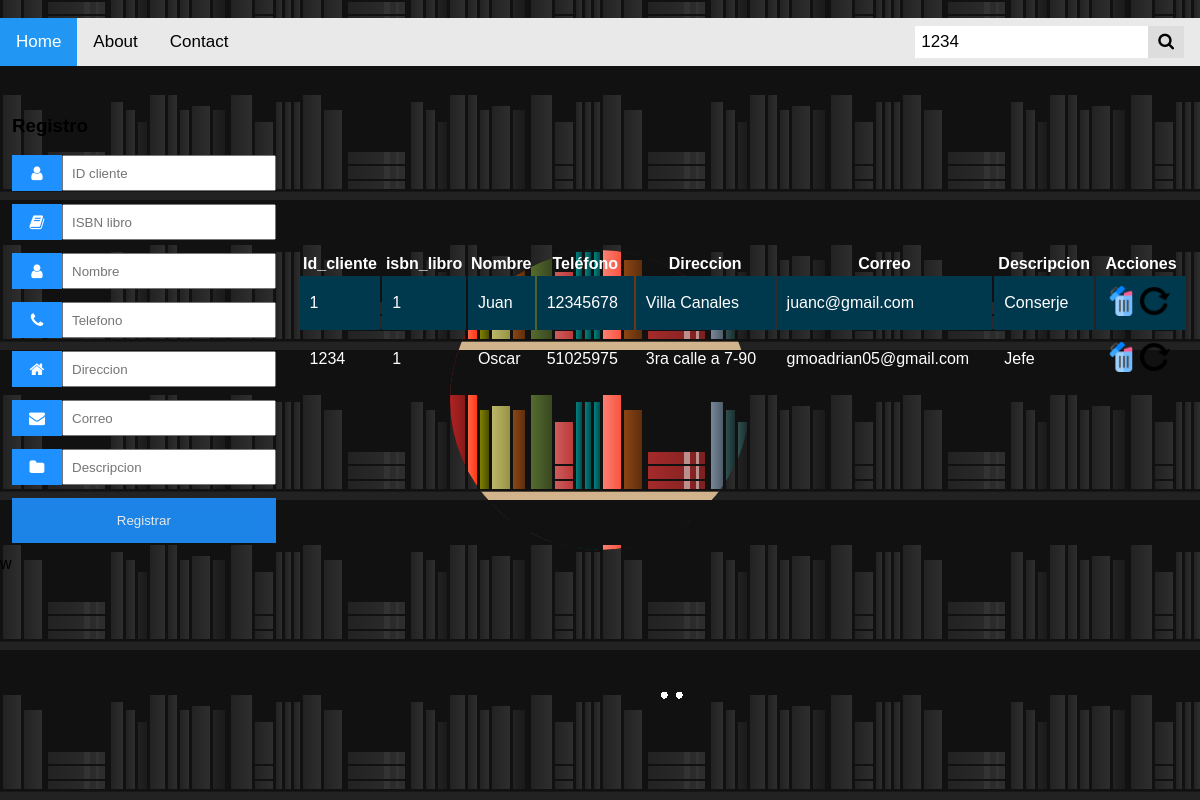
Screenshot of /buscar.php?busqueda1=1234 with the database file from the repository.
### tables this page shows
CREATE TABLE `cliente` (
  `cliente_id` int(11) NOT NULL,
  `isbn_libro` int(11) DEFAULT NULL,
  `nombre` varchar(250) DEFAULT NULL,
  `telefono` int(11) DEFAULT NULL,
  `direccion` varchar(250) DEFAULT NULL,
  `correo_electronico` varchar(250) DEFAULT NULL,
  `descrpcion` varchar(250) DEFAULT NULL
);

### buscar.php (the view, shortened to what this page needs)
<!DOCTYPE html>
<html lang="en">
<head>
    <link rel="stylesheet" href="style.css">
    <link rel="stylesheet" href="https://cdnjs.cloudflare.com/ajax/libs/font-awesome/4.7.0/css/font-awesome.min.css">
</head>
<body>
<div class="background"></div><br>
    <?php
    if (isset($_REQUEST['busqueda1'])) {
    $busqueda1=$_REQUEST['busqueda1'];
    {?>
<div class="topnav">
  <a class="active" href="#home">Home</a>
  <a href="#about">About</a>
  <a href="#contact">Contact</a>
  <div class="search-container">
    <form action="buscar.php" method="GET">
      <input type="text" placeholder="Buscar.." name="busqueda1" value="<?php echo $busqueda1 ?>">
      <button type="submit"><i class="fa fa-search"></i></button>
    </form>
  </div>
</div>
<br>
<table>
<tr>
<td>
<form action="insertar.php" method="POST" style="max-width:500px;margin:auto">
  <h3>Registro</h3>
  <div class="input-container">
    <i class="fa fa-user icon"></i>
    <input class="input-field" type="text" placeholder="ID cliente" name="id">
  </div>
  <div class="input-container">
    <i class="fa fa-book icon"></i>
    <input class="input-field" type="text" placeholder="ISBN libro" name="isbn">
  </div>
  <div class="input-container">
    <i class="fa fa-user icon"></i>
    <input class="input-field" type="text" placeholder="Nombre" name="name">
  </div>
  <div class="input-container">
    <i class="fa fa-phone icon"></i>
    <input class="input-field" type="text" placeholder="Telefono" name="cel">
  </div>
  <div class="input-container">
    <i class="fa fa-home icon"></i>
    <input class="input-field" type="text" placeholder="Direccion" name="dir">
  </div>
  <div class="input-container">
    <i class="fa fa-envelope icon"></i>
    <input class="input-field" type="text" placeholder="Correo" name="mail">
  </div>
  <div class="input-container">
    <i class="fa fa-folder icon"></i>
    <input class="input-field" type="text" placeholder="Descripcion" name="des">
  </div>
  <button type="submit" class="btn" name="enviar">Registrar</button>
</form>
</td>
<td>
<div class="container">
<table>
        <th>Id_cliente</th>
        <th>isbn_libro </th>
        <th>Nombre</th>
        <th>Teléfono</th>
        <th>Direccion</th>
        <th>Correo</th>
        <th>Descripcion</th>
        <th>Acciones</th>
        <?php
        include("bd.php");
        $query="SELECT * FROM cliente
        WHERE (cliente_id like '%$busqueda1%' or isbn_libro  like '%$busqueda1%' or nombre like '%$busqueda1%' or telefono like '%$busqueda1%' or direccion like '%$busqueda1%' or correo_electronico like '%$busqueda1%' or descrpcion like '%$busqueda1%')";
        $resultados=mysqli_query($conn, $query);
        while($row=mysqli_fetch_array($resultados)) {?>
         <tr>
            <td><?php
                echo $row['cliente_id'] ;
            ?></td>
        <td><?php
                echo utf8_decode ($row['isbn_libro']) ;
            ?></td>
        <td><?php
                echo utf8_decode ( $row['nombre']) ;
            ?></td>
        <td><?php
                echo $row['telefono'] ;
            ?></td>
        <td> <?php
                echo $row['direccion'] ;
            ?> </td>
        <td><?php
                echo $row['correo_electronico'] ;
            ?></td>
        <td><?php
                echo $row['descrpcion'] ;
            ?></td>
            <td>
                <a href="eliminar.php?id=<?php echo $row['cliente_id']?>">
                 <img src="img/eliminar.png" width="30px"></a>
                <a href="actualizar.php?id=<?php echo $row['cliente_id']?>">
                 <img src="img/actualizar.png" width="30px"></a>
            </td>
        </tr>
        <?php }
        ?>
    </table>
  </td>
  </tr>
  </table>
    <?php } }
        ?>
w
</body>
</html>

### buscar.php (style rules this page uses)
* { box-sizing: border-box; }
body { margin: 0; font-family: Arial, Helvetica, sans-serif; }
.topnav { overflow: hidden; background-color: #e9e9e9; }
.topnav a { float: left; display: block; color: black; text-align: center; padding: 14px 16px; text-decoration: none; font-size: 17px; }
.topnav a.active { background-color: #2196F3; color: white; }
.topnav .search-container { float: right; }
.topnav input[type=text] { padding: 6px; margin-top: 8px; font-size: 17px; border: none; }
.topnav .search-container button { float: right; padding: 6px 10px; margin-top: 8px; margin-right: 16px; background: #ddd; font-size: 17px; border: none; cursor: pointer; }
table { width: 100%; border: 0px solid #ddd; }
td { padding: 10px; }
tr:nth-child(even) { background-color: #00384d; }
.input-container { display: -ms-flexbox; display: flex; width: 100%; margin-bottom: 13px; }
.icon { padding: 10px; background: dodgerblue; color: white; min-width: 50px; text-align: center; }
.input-field { width: 100%; padding: 8px; outline: none; }
.btn { background-color: dodgerblue; color: white; padding: 15px 20px; border: none; cursor: pointer; width: 100%; opacity: 0.9; }
.container { color: white; }

### rows the page displays
cliente: cliente_id "1", isbn_libro "1", nombre "Juan", telefono "12345678", direccion "Villa Canales", correo_electronico "juanc@gmail.com", descrpcion "Conserje"
cliente: cliente_id "1234", isbn_libro "1", nombre "Oscar", telefono "51025975", direccion "3ra calle a 7-90", correo_electronico "gmoadrian05@gmail.com", descrpcion "Jefe"
